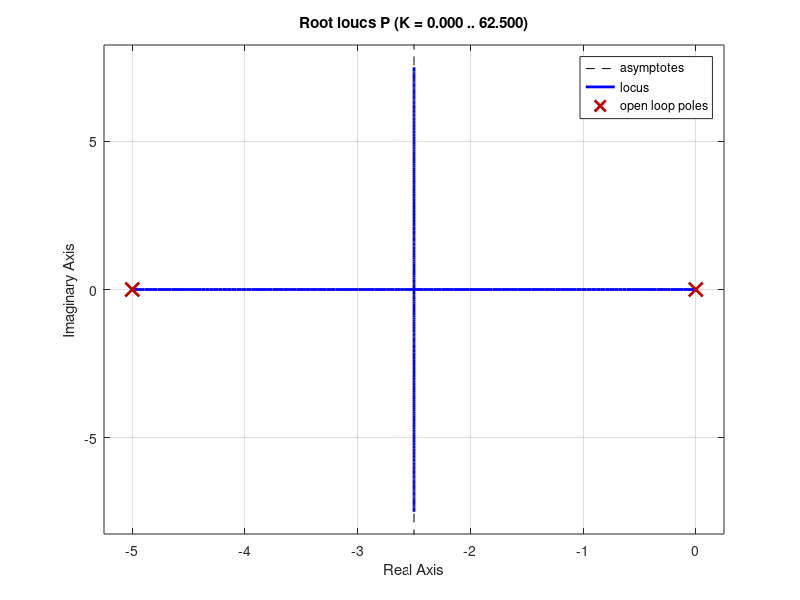

This chart was generated by the following MATLAB code: (Note: this script raises an error after producing the figure.)
s = tf('s');
P = 1 / (s * (s+5));
figure;
rlocus(P);
grid on;
sgrid(0.15, 0);
K_des = 30;
G_open_loop = K_des * P;
G_closed_loop = feedback(G_open_loop, 1);
disp('????? ????-???? ?????:');
disp(G_closed_loop);
figure;
step(G_closed_loop);
title(['???? ??? ?? ???? ????? ??? K = ' num2str(K_des)]);
grid on;
S = stepinfo(G_closed_loop);
fprintf('?????? ??? ?????: %.2f %%\n', S.Overshoot);
figure;
margin(G_open_loop);
title('?????? ??? ????-??? ?? ???? ?????');
